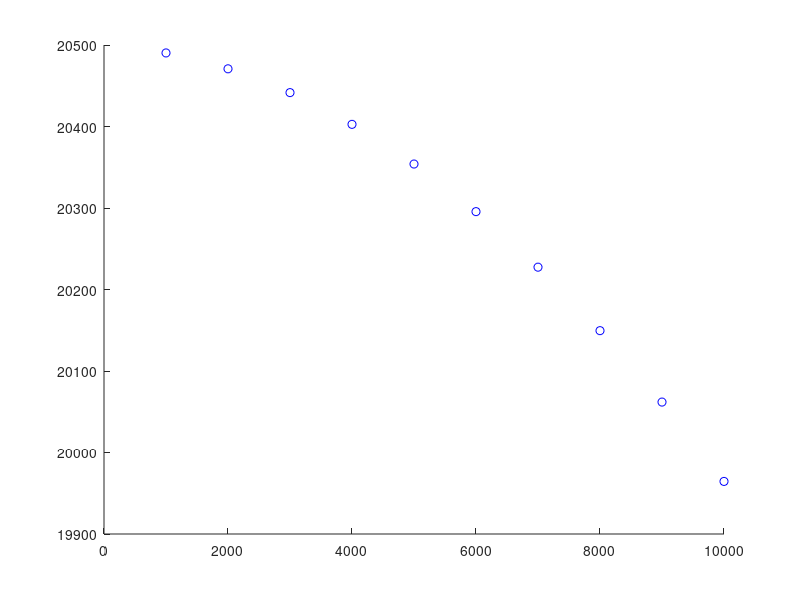

This figure's MATLAB source: (Note: this script raises an error after producing the figure.)
%% WORKSPACE INIT

close all
clear all
clc

disp('Started the Simulation!')

%% OPTIONS

% time stpes, simulation time (s)
dt          = 1;
t_max       = 10000;

% radius/mass of cannon ball (m)
r_c         = 0.1;
m_c         = 10;

% initial velocity parallel to the surface m/s
v_x(1)      = 1000;
v_z(1)      = 0;

% initial altitude m
H(1)        = 20500;

% drag coefficient of cannonball
Cd          = 0.47;

% Animate??
animate_bool = 1;

%% VAR INIT

% Simulation parameters
m_e         = 5.9722*10^(24);     % mass of earth (kg)
A_c         = pi * r_c^2;         % cross-sectional area (for a sphere) m^2
G           = 6.67408*10^(-11);   % Gravitational Constant m3 kg-1 s-2
r_e         = 6378*10^3;          % radius of earth (m), *assmuing perfect sphere

rho_0       = 1.225;              % Standard air density at sea level (kg/m^3)
L           = 0.0065;             % Temperature lapse rate (K/m)
T_0         = 288.15;             % Standard temperature at sea level (K)
M           = 0.029;              % Molar mass of Earth's air (kg/mol)
R           = 8.314;              % Universal gas constant (J/(mol K))

% Time step and total simulation time
t_array     = 0:dt:t_max;

% initial x coordinates m
x_pos(1)    = 0;

if animate_bool
    figure()
    hold on
end

%% Simulation

%
% Initial Conditions
%

% Calculate gravity
g(1) = (G * m_c * m_e) / (H(1) + r_e)^2 / 10;

% Calculate rho
if H(1) > 20000
    rho = 0;
else
    [~,~,~, rho(1)] = atmosisa(H(1));
end

% Calculate air resistance
F_d_x(1)  = 0.5 * rho(1) * v_x(1)^2 * Cd * A_c;
F_d_z(1)  = 0.5 * rho(1) * v_z(1)^2 * Cd * A_c;

% Calculate Acceleration
a_x(1)    = (-F_d_x * v_x(1)) / m_c;
a_z(1)    = (-m_c * g(1) - F_d_z(1) * v_z(1)) / m_c;

%
% Loop
%

for idx = 2:length(t_array)
    
    % Calculate gravity
    g(idx)      = (G * m_c * m_e) / (H(idx-1) + r_e)^2 / 10;
    
    % Calculate rho
    if H(idx-1) > 20000
        rho(idx) = 0;
    else
        [~,~,~, rho(idx)] = atmosisa(H(idx-1));
    end
    
    % Calculate air resistance
    F_d_x(idx)  = 0.5 * rho(idx) * v_x(idx-1)^2 * Cd * A_c;
    F_d_z(idx)  = 0.5 * rho(idx) * v_z(idx-1)^2 * Cd * A_c;
    
    % Update accelerations
    a_x(idx) = -(F_d_x(idx) / m_c);
    a_z(idx) = -g(idx) + (F_d_z(idx) / m_c);
    
    % Update velocities
    v_x(idx)    = v_x(idx-1) + a_x(idx) * dt;
    v_z(idx)    = v_z(idx-1) + a_z(idx) * dt;
    
    % Update positions
    x_pos(idx)  = x_pos(idx-1) + v_x(idx) * dt;
    H(idx)      = H(idx-1) + v_z(idx) * dt;
    
    % If the cannonball hits the ground, break the loop.
    if H(idx) <= 0
        disp('BOOM')
        break
    end
    
    % DEBUG
%     clc
%     fprintf(' g %f\n rho %f\n Fdx|Fdz %f|%f\n ax|az %f|%f\n vx|vz %f|%f\n x|H %f|%f',...
%             g(idx),rho(idx),F_d_x(idx),F_d_z(idx),a_x(idx),a_z(idx),v_x(idx),v_z(idx),x_pos(idx),H(idx));
        
%     pause(.1)

    if animate_bool
        plot(x_pos(idx), H(idx), 'bo');
        pause(.1)
    end
    
    
    
end

%%
if animate_bool
    scatter(x_pos(idx), H(idx), '*', 'filled', 'MarkerEdgeColor', [1,0,0], 'MarkerFaceColor', [1,0,0], 'SizeData', 1000);
    pause(.5)
    scatter(x_pos(idx), H(idx), '*', 'filled', 'MarkerEdgeColor', [1,.5,0], 'MarkerFaceColor', [1,.5,0], 'SizeData', 500);
    pause(.5)
    scatter(x_pos(idx), H(idx), '*', 'filled', 'MarkerEdgeColor', [1,1,0], 'MarkerFaceColor', [1,1,0], 'SizeData', 200);
end

hold off

%% PLOTZ

figure()
plot(t_array(1:idx),g)
xlabel('time (s)')
ylabel('gravity (m/s^2)')

figure
plot(t_array(1:idx),rho)
xlabel('time (s)')
ylabel('Air Density (kg/m^3)')

figure
plot(x_pos,H)
xlabel('(m)')
ylabel('(m)')

figure
plot(t_array(1:idx),H)
xlabel('time (s)')
ylabel('Altitude (m)')

figure
plot(t_array(1:idx),v_x)
xlabel('time (s)')
ylabel('velocity x (m/s)')

figure
plot(t_array(1:idx),a_z)
xlabel('time (s)')
ylabel('acc z (m/s^2)')

figure
plot(t_array(1:idx),a_x)
xlabel('time (s)')
ylabel('acc x (m/s^2)')

figure
plot(t_array(1:idx),v_z)
xlabel('time (s)')
ylabel('velocity z (m/s)')

figure
plot(t_array(1:idx),F_d_x)
xlabel('time (s)')
ylabel('Drag Force x (N)')

figure
plot(t_array(1:idx),F_d_z)
xlabel('time (s)')
ylabel('Drag Force z (N)')
